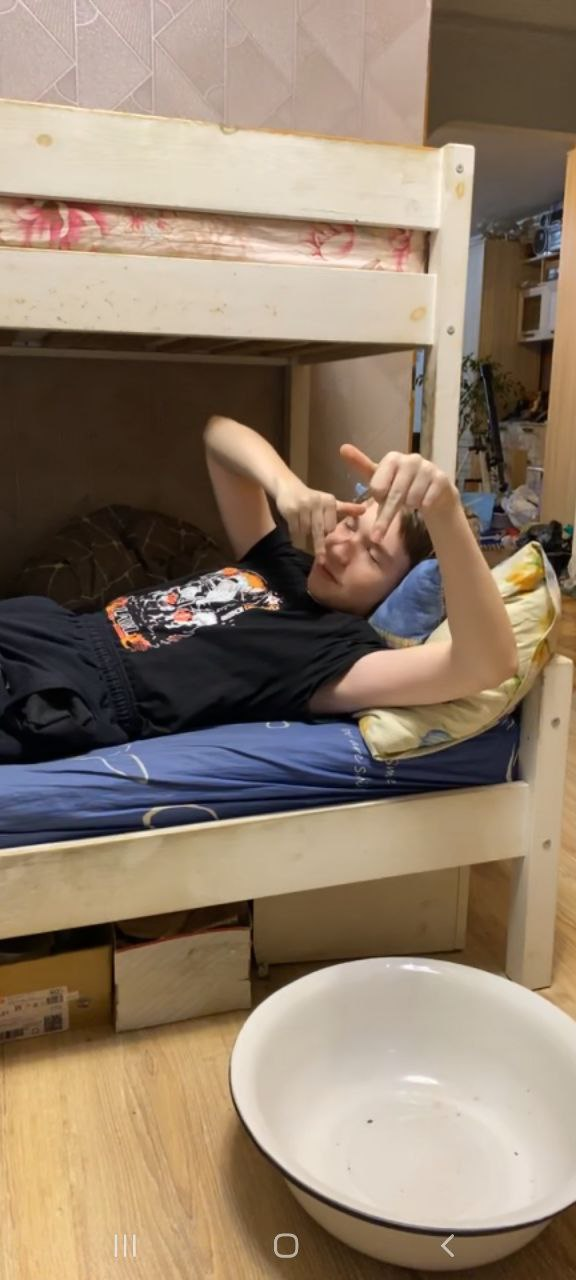
#> input picture lab2/photo_2024-10-25_19-37-41.jpg, 576 x 1280 px
$ python -i app.py   (imports and definitions only)   (older library calls are emulated)
#> lines starting #> are read from the running program, lines starting #| are printed output that depends on the picture; after the words box and inside, x2 and y2 are one past the last pixel; in counts of white or black regions, pixels touching at a corner belong together
#> further down, picture is the input picture: shape (1280, 576, 3); mean B, G, R 106.2, 124.8, 143
import os
from flask import Flask, request, render_template, redirect, url_for
from werkzeug.utils import secure_filename
import cv2
import numpy as np
import traceback


# [1 line not run here, left out]
# [1 line that did not run here, left out]

# [1 line that did not run here, left out]
# [1 line not run here, left out]

ALLOWED_EXTENSIONS = {'png', 'jpg', 'jpeg', 'bmp'}

def allowed_file(filename):
    return '.' in filename and \
filename.rsplit('.', 1)[1].lower() in ALLOWED_EXTENSIONS

# [25 lines that did not run here, left out]

def process_image(filepath, methods):
    img = cv2.imread(filepath)
    if img is None:
       raise ValueError(f"Could not load image at {filepath}. Ensure the file is an image and in a supported format.")
    result_img = img.copy()

    for method in methods:
        if method == 'corners':
            result_img = detect_corners(result_img)
        elif method == 'lines':
            result_img = detect_lines(result_img)
        elif method == 'edges':
            result_img = detect_edges(result_img)
        elif method == 'morphology':
            result_img = morphology_transform(result_img)
        elif method == 'brightness':
            result_img = detect_brightness_changes(result_img)
        elif method == 'points':
            result_img = detect_points(result_img)

    filename = os.path.basename(filepath)
    filename_without_ext, ext = os.path.splitext(filename)
    if not ext:
        ext = '.png'

    processed_filename = f'processed_{filename_without_ext}{ext}'
    processed_image_path = os.path.join(app.config['UPLOAD_FOLDER'], processed_filename)

    if not cv2.imwrite(processed_image_path, result_img):
        raise ValueError(f"Could not write image to {processed_image_path}. Check the path and file permissions.")

    return processed_image_path

def detect_brightness_changes(img):
    gray = cv2.cvtColor(img, cv2.COLOR_BGR2GRAY)
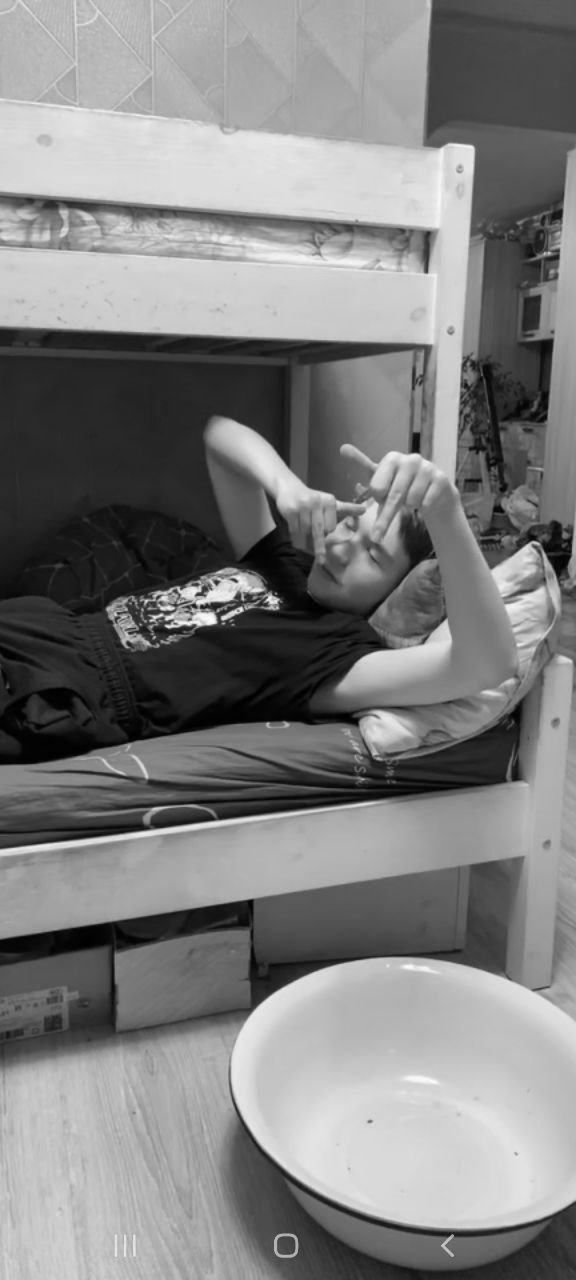
#> gray: shape (1280, 576); min 0, max 254, mean 128.1
    grad_x = cv2.Sobel(gray, cv2.CV_64F, 1, 0, ksize=3)
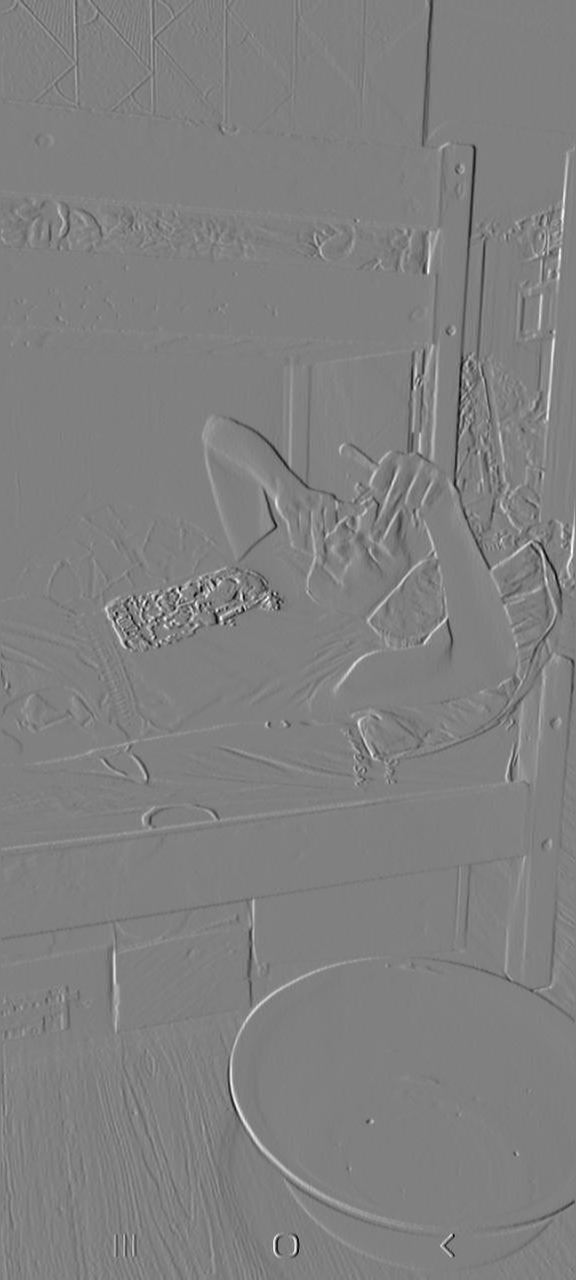
#> grad_x: shape (1280, 576) float64; min -541, max 532, mean 0.4; drawn with min black and max white
    grad_y = cv2.Sobel(gray, cv2.CV_64F, 0, 1, ksize=3)
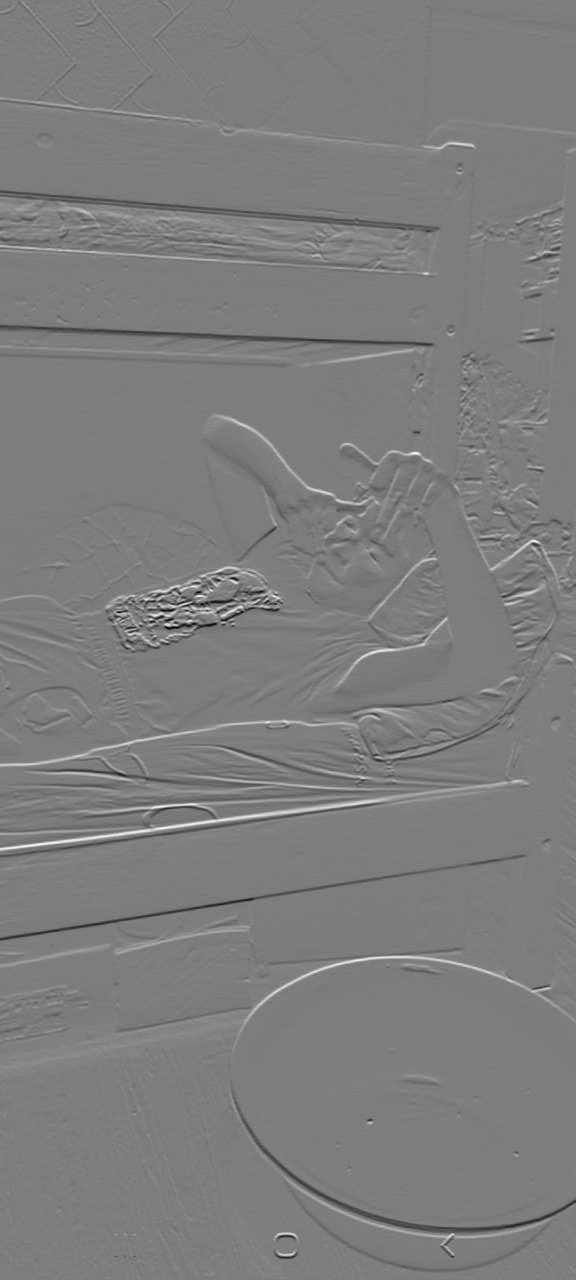
#> grad_y: shape (1280, 576) float64; min -645, max 663, mean -0.3; drawn with min black and max white
    grad_mag = cv2.magnitude(grad_x, grad_y)
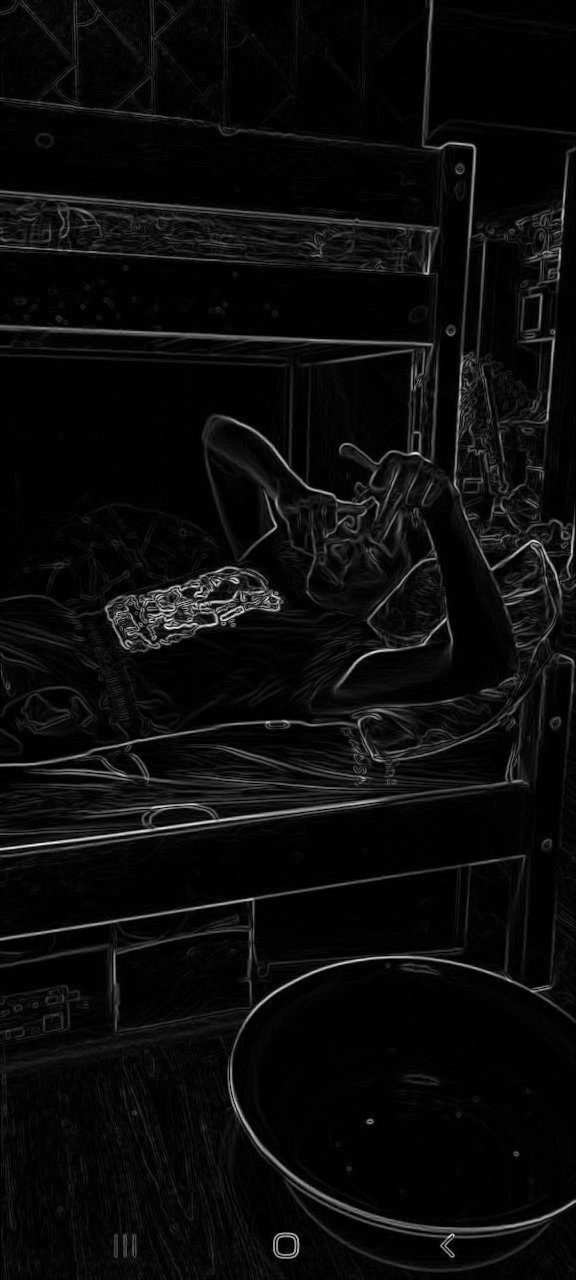
#> grad_mag: shape (1280, 576) float64; min 0, max 693.5, mean 31.8; drawn with min black and max white
    grad_mag = cv2.convertScaleAbs(grad_mag)
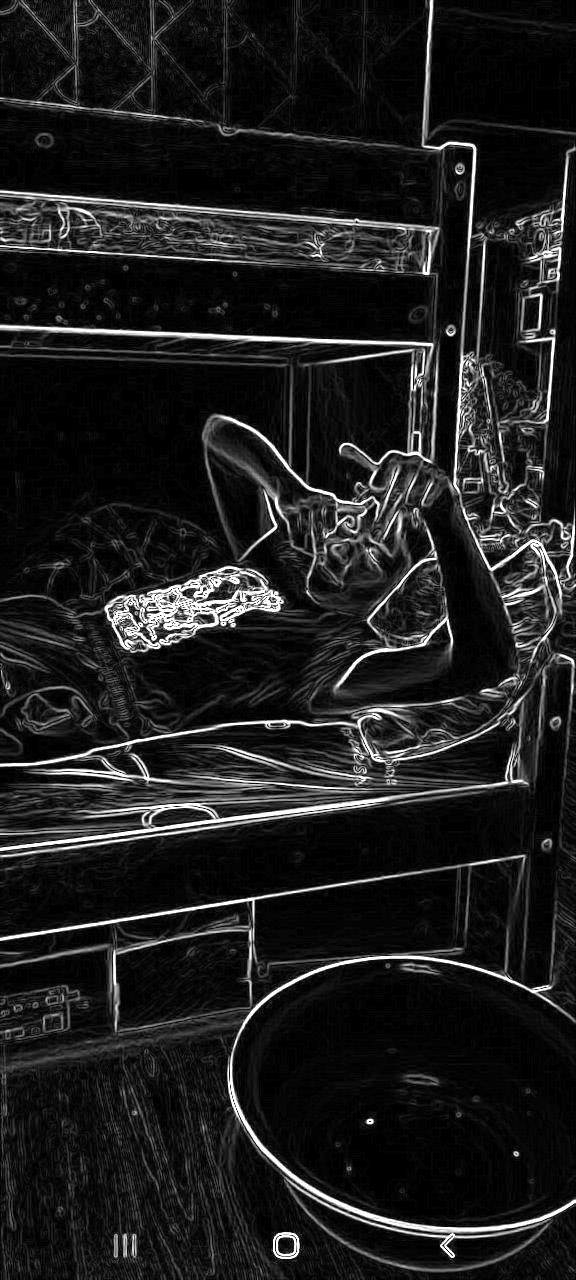
#> grad_mag: shape (1280, 576); min 0, max 255, mean 30.1

    _, thresh = cv2.threshold(grad_mag, 50, 255, cv2.THRESH_BINARY)
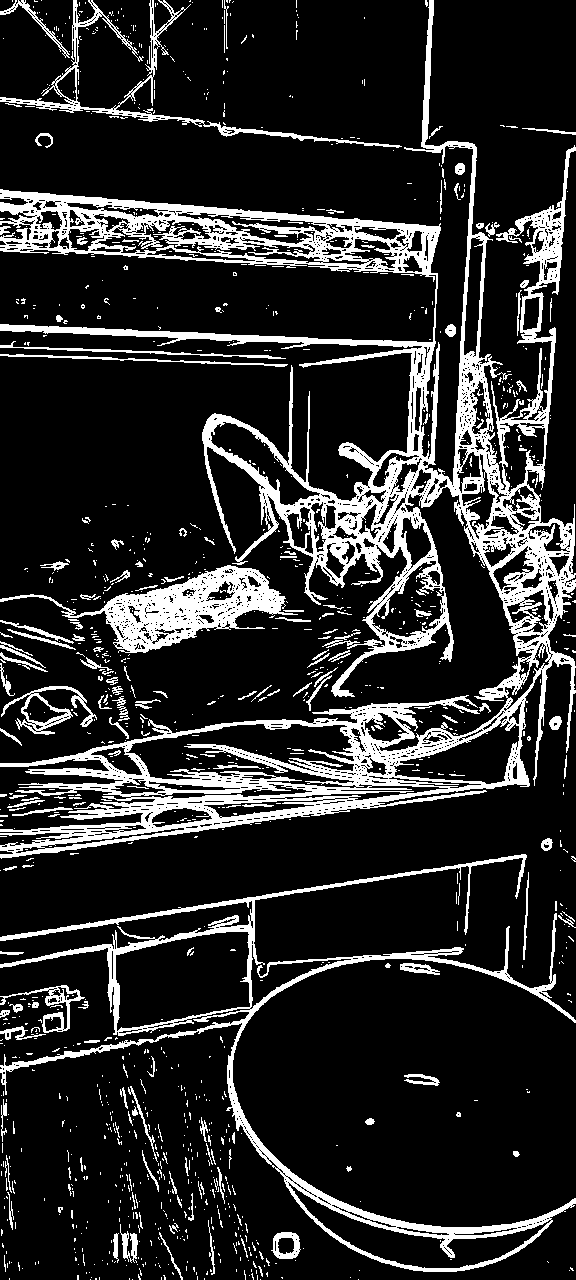
#> thresh: shape (1280, 576); 16.5% white; 1218 white regions (1046 under 20 px), largest, box (x1, y1, x2, y2) and area: (0, 0, 576, 859) 76922, (0, 854, 576, 1272) 15267, (0, 565, 298, 653) 8080


    result_img = cv2.cvtColor(thresh, cv2.COLOR_GRAY2BGR)
    return result_img


# [53 lines left out: functions detect_corners, detect_lines, detect_edges, detect_points, morphology_transform, not called in this run]

# [2 lines not run here, left out]

>>> import cv2
>>> picture = cv2.imread('photo_2024-10-25_19-37-41.jpg')
>>> result = detect_brightness_changes(picture)

$ run again, on lab2/photo_2024-10-25_22-03-16.jpg
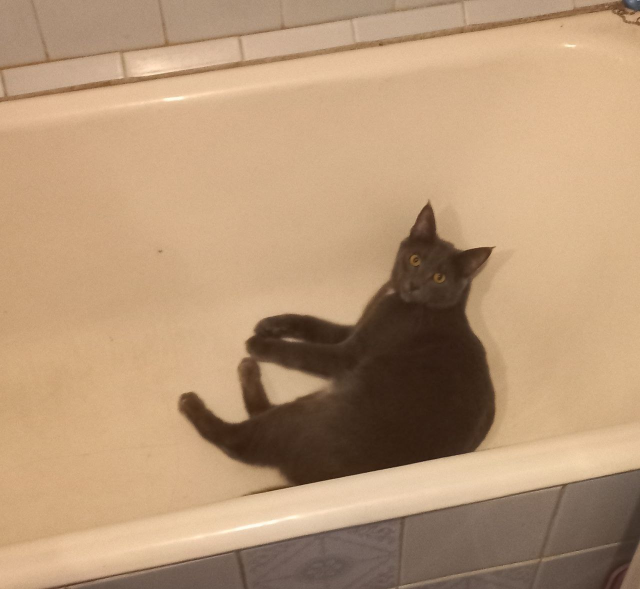
#> input picture lab2/photo_2024-10-25_22-03-16.jpg, 1280 x 1178 px (shown at 1/2 size)
#> picture is the input picture: shape (1178, 1280, 3); mean B, G, R 119.2, 151.1, 182.9
#> in detect_brightness_changes, `grad_x = cv2.Sobel(gray, cv2.CV_64F, 1, 0, ksize=3)`:
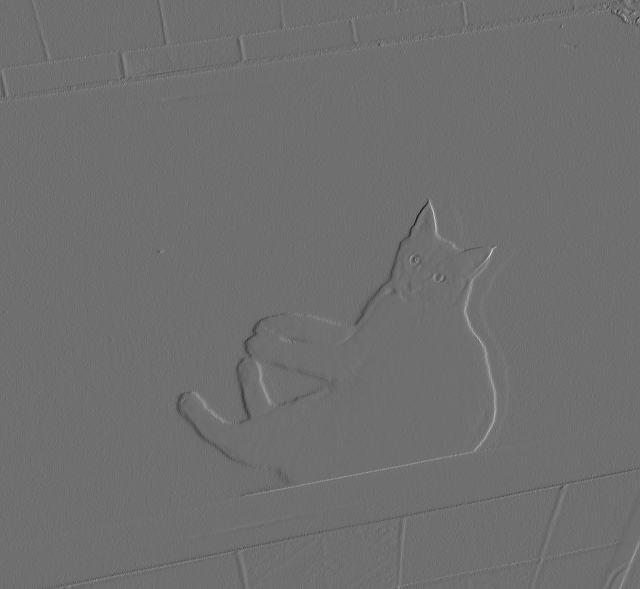
#> grad_x: shape (1178, 1280) float64 (shown at 1/2 size); min -332, max 428, mean 0; drawn with min black and max white
#> in detect_brightness_changes, `_, thresh = cv2.threshold(grad_mag, 50, 255, cv2.THRESH_BINARY)`:
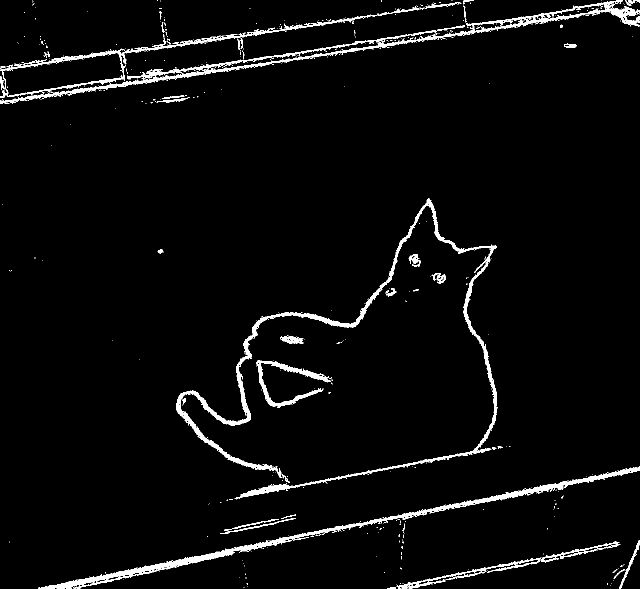
#> thresh: shape (1178, 1280) (shown at 1/2 size); 3.4% white; 684 white regions (634 under 20 px), largest, box (x1, y1, x2, y2) and area: (353, 397, 995, 997) 14238, (0, 0, 1280, 208) 10829, (77, 933, 1280, 1178) 9947

$ run again, on lab2/download (1).jpeg
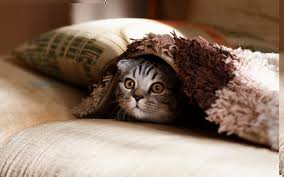
#> input picture lab2/download (1).jpeg, 284 x 177 px
#> picture is the input picture: shape (177, 284, 3); mean B, G, R 102.6, 118.4, 140.7
#> in detect_brightness_changes, `grad_mag = cv2.convertScaleAbs(grad_mag)`:
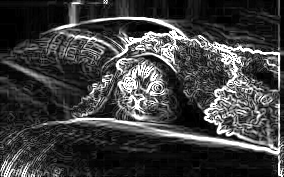
#> grad_mag: shape (177, 284); min 0, max 255, mean 62.9
#> in detect_brightness_changes, `_, thresh = cv2.threshold(grad_mag, 50, 255, cv2.THRESH_BINARY)`:
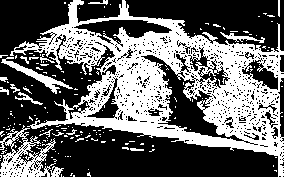
#> thresh: shape (177, 284); 39.9% white; 181 white regions (164 under 20 px), largest, box (x1, y1, x2, y2) and area: (10, 0, 284, 177) 17032, (0, 125, 56, 177) 1250, (1, 57, 73, 94) 481
